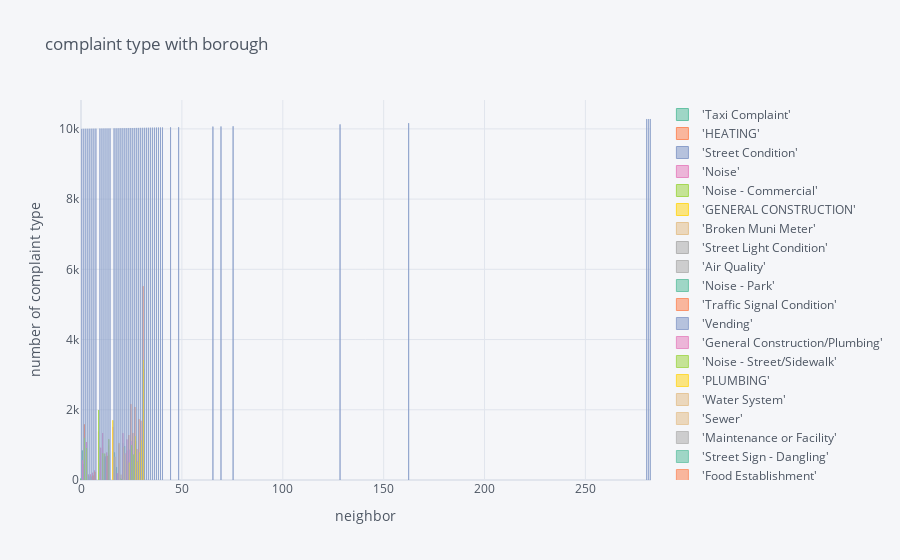

This figure's notebook cell:
### Code cell
print("2006 summary")
new_df = final_df(data_2006)
#new_df
new_df.iplot(kind='bar', xTitle='neighbor', yTitle='number of complaint type',    title='complaint type with borough', colorscale='set2')

### Figure 1 — Plotly figure (JSON) as saved in the notebook; plotly's stock layout.template omitted (floating-point values rounded to 4 significant figures)
{"data": [{"marker": {"color": "rgba(102, 194, 165, 0.6)", "line": {"color": "rgba(102, 194, 165, 1.0)", "width": 1}}, "name": "'Taxi Complaint'", "orientation": "v", "text": "", "type": "bar", "x": [0, 1, 2, 3, 4, 5, 6, 7, 9, 10, 11, 12, 13, 14, 16, 17, 18, 19, 20, 21, 22, 23, 24, 25, 26, 27, 28, 29, 30, 31, 32, 33, 34, 35, 36, 37, 38, 39, 40, 44, 48, 65, 69, 75, 128, 162, 280, 281, 282], "y": [" 41", " 840", "", "", "", "", " 88", "", "", " 476", "", "", "", "", " 823", " 784", " 366", " 971", " 46", " 1052", " 964", " 535", "", "", "", "", "", "", "", "", "", "", "", "", "", "", "", "", "", "", "", "", "", "", "", "", "", "", ""]}, {"marker": {"color": "rgba(252, 141, 98, 0.6)", "line": {"color": "rgba(252, 141, 98, 1.0)", "width": 1}}, "name": "'HEATING'", "orientation": "v", "text": "", "type": "bar", "x": [0, 1, 2, 3, 4, 5, 6, 7, 9, 10, 11, 12, 13, 14, 16, 17, 18, 19, 20, 21, 22, 23, 24, 25, 26, 27, 28, 29, 30, 31, 32, 33, 34, 35, 36, 37, 38, 39, 40, 44, 48, 65, 69, 75, 128, 162, 280, 281, 282], "y": ["", "", " 1583", " 1075", "", "", "", "", " 1380", " 677", " 928", "", " 538", " 982", "", "", "", "", "", "", "", " 842", " 1281", " 2162", " 1339", " 2080", " 880", " 1733", " 1687", " 5522", "", "", "", "", "", "", "", "", "", "", "", "", "", "", "", "", "", "", ""]}, {"marker": {"color": "rgba(141, 160, 203, 0.6)", "line": {"color": "rgba(141, 160, 203, 1.0)", "width": 1}}, "name": "'Street Condition'", "orientation": "v", "text": "", "type": "bar", "x": [0, 1, 2, 3, 4, 5, 6, 7, 9, 10, 11, 12, 13, 14, 16, 17, 18, 19, 20, 21, 22, 23, 24, 25, 26, 27, 28, 29, 30, 31, 32, 33, 34, 35, 36, 37, 38, 39, 40, 44, 48, 65, 69, 75, 128, 162, 280, 281, 282], "y": ["", "", "", "", " 150", " 105", "", " 234", "", "", "", "", "", "", "", " 320", " 179", "", "", "", "", "", "", "", "", "", "", "", "", "", "", "", "", "", "", "", "", "", "", "", "", "", "", "", "", "", "", "", ""]}, {"marker": {"color": "rgba(231, 138, 195, 0.6)", "line": {"color": "rgba(231, 138, 195, 1.0)", "width": 1}}, "name": "'Noise'", "orientation": "v", "text": "", "type": "bar", "x": [0, 1, 2, 3, 4, 5, 6, 7, 9, 10, 11, 12, 13, 14, 16, 17, 18, 19, 20, 21, 22, 23, 24, 25, 26, 27, 28, 29, 30, 31, 32, 33, 34, 35, 36, 37, 38, 39, 40, 44, 48, 65, 69, 75, 128, 162, 280, 281, 282], "y": ["", " 557", " 820", " 1071", " 144", " 157", " 206", " 269", " 956", " 918", " 1337", " 618", " 783", " 719", " 1510", "", "", " 1010", "", " 1335", " 761", " 1156", " 866", " 1109", "", "", " 533", "", "", "", "", "", "", "", "", "", "", "", "", "", "", "", "", "", "", "", "", "", ""]}, {"marker": {"color": "rgba(166, 216, 84, 0.6)", "line": {"color": "rgba(166, 216, 84, 1.0)", "width": 1}}, "name": "'Noise - Commercial'", "orientation": "v", "text": "", "type": "bar", "x": [0, 1, 2, 3, 4, 5, 6, 7, 9, 10, 11, 12, 13, 14, 16, 17, 18, 19, 20, 21, 22, 23, 24, 25, 26, 27, 28, 29, 30, 31, 32, 33, 34, 35, 36, 37, 38, 39, 40, 44, 48, 65, 69, 75, 128, 162, 280, 281, 282], "y": ["", "", " 1198", " 906", "", "", "", "", " 1993", "", " 759", " 751", "", " 1161", "", "", "", "", "", "", "", "", "", "", "", "", "", "", "", "", "", "", "", "", "", "", "", "", "", "", "", "", "", "", "", "", "", "", ""]}, {"marker": {"color": "rgba(255, 217, 47, 0.6)", "line": {"color": "rgba(255, 217, 47, 1.0)", "width": 1}}, "name": "'GENERAL CONSTRUCTION'", "orientation": "v", "text": "", "type": "bar", "x": [0, 1, 2, 3, 4, 5, 6, 7, 9, 10, 11, 12, 13, 14, 16, 17, 18, 19, 20, 21, 22, 23, 24, 25, 26, 27, 28, 29, 30, 31, 32, 33, 34, 35, 36, 37, 38, 39, 40, 44, 48, 65, 69, 75, 128, 162, 280, 281, 282], "y": ["", "", "", "", "", "", "", "", "", "", "", "", "", "", " 1700", "", "", "", "", "", "", "", " 495", "", " 704", " 1245", " 518", " 784", " 1129", " 3414", "", "", "", "", "", "", "", "", "", "", "", "", "", "", "", "", "", "", ""]}, {"marker": {"color": "rgba(229, 196, 148, 0.6)", "line": {"color": "rgba(229, 196, 148, 1.0)", "width": 1}}, "name": "'Broken Muni Meter'", "orientation": "v", "text": "", "type": "bar", "x": [0, 1, 2, 3, 4, 5, 6, 7, 9, 10, 11, 12, 13, 14, 16, 17, 18, 19, 20, 21, 22, 23, 24, 25, 26, 27, 28, 29, 30, 31, 32, 33, 34, 35, 36, 37, 38, 39, 40, 44, 48, 65, 69, 75, 128, 162, 280, 281, 282], "y": ["", "", "", "", "", "", "", "", "", "", "", "", "", "", "", " 661", "", " 1055", " 152", "", " 717", "", "", "", "", "", "", "", "", "", "", "", "", "", "", "", "", "", "", "", "", "", "", "", "", "", "", "", ""]}, {"marker": {"color": "rgba(179, 179, 179, 0.6)", "line": {"color": "rgba(179, 179, 179, 1.0)", "width": 1}}, "name": "'Street Light Condition'", "orientation": "v", "text": "", "type": "bar", "x": [0, 1, 2, 3, 4, 5, 6, 7, 9, 10, 11, 12, 13, 14, 16, 17, 18, 19, 20, 21, 22, 23, 24, 25, 26, 27, 28, 29, 30, 31, 32, 33, 34, 35, 36, 37, 38, 39, 40, 44, 48, 65, 69, 75, 128, 162, 280, 281, 282], "y": ["", "", "", "", " 100", " 99", "", "", "", "", "", "", "", "", "", "", "", "", "", "", "", "", "", "", "", "", "", "", "", "", "", "", "", "", "", "", "", "", "", "", "", "", "", "", "", "", "", "", ""]}, {"marker": {"color": "rgba(179, 179, 179, 0.6)", "line": {"color": "rgba(179, 179, 179, 0.8999999999999999)", "width": 1}}, "name": "'Air Quality'", "orientation": "v", "text": "", "type": "bar", "x": [0, 1, 2, 3, 4, 5, 6, 7, 9, 10, 11, 12, 13, 14, 16, 17, 18, 19, 20, 21, 22, 23, 24, 25, 26, 27, 28, 29, 30, 31, 32, 33, 34, 35, 36, 37, 38, 39, 40, 44, 48, 65, 69, 75, 128, 162, 280, 281, 282], "y": ["", "", "", "", "", "", "", "", "", "", "", "", "", "", "", "", "", "", "", "", "", "", "", "", "", "", "", "", "", "", "", "", "", "", "", "", "", "", "", "", "", "", "", "", "", "", "", "", ""]}, {"marker": {"color": "rgba(102, 194, 165, 0.6)", "line": {"color": "rgba(102, 194, 165, 0.8999999999999999)", "width": 1}}, "name": "'Noise - Park'", "orientation": "v", "text": "", "type": "bar", "x": [0, 1, 2, 3, 4, 5, 6, 7, 9, 10, 11, 12, 13, 14, 16, 17, 18, 19, 20, 21, 22, 23, 24, 25, 26, 27, 28, 29, 30, 31, 32, 33, 34, 35, 36, 37, 38, 39, 40, 44, 48, 65, 69, 75, 128, 162, 280, 281, 282], "y": [" 26", "", "", "", "", "", "", "", "", "", "", "", "", "", "", "", "", "", "", "", "", "", "", "", "", "", "", "", "", "", "", "", "", "", "", "", "", "", "", "", "", "", "", "", "", "", "", "", ""]}, {"marker": {"color": "rgba(252, 141, 98, 0.6)", "line": {"color": "rgba(252, 141, 98, 0.8999999999999999)", "width": 1}}, "name": "'Traffic Signal Condition'", "orientation": "v", "text": "", "type": "bar", "x": [0, 1, 2, 3, 4, 5, 6, 7, 9, 10, 11, 12, 13, 14, 16, 17, 18, 19, 20, 21, 22, 23, 24, 25, 26, 27, 28, 29, 30, 31, 32, 33, 34, 35, 36, 37, 38, 39, 40, 44, 48, 65, 69, 75, 128, 162, 280, 281, 282], "y": ["", "", "", "", "", "", " 128", " 225", "", "", "", "", " 686", "", "", "", "", "", "", "", "", "", "", "", "", "", "", "", "", "", "", "", "", "", "", "", "", "", "", "", "", "", "", "", "", "", "", "", ""]}, {"marker": {"color": "rgba(141, 160, 203, 0.6)", "line": {"color": "rgba(141, 160, 203, 0.8999999999999999)", "width": 1}}, "name": "'Vending'", "orientation": "v", "text": "", "type": "bar", "x": [0, 1, 2, 3, 4, 5, 6, 7, 9, 10, 11, 12, 13, 14, 16, 17, 18, 19, 20, 21, 22, 23, 24, 25, 26, 27, 28, 29, 30, 31, 32, 33, 34, 35, 36, 37, 38, 39, 40, 44, 48, 65, 69, 75, 128, 162, 280, 281, 282], "y": ["", "", "", "", "", "", "", "", "", "", "", " 671", "", "", "", "", "", "", "", "", "", "", "", "", "", "", "", "", "", "", "", "", "", "", "", "", "", "", "", "", "", "", "", "", "", "", "", "", ""]}, {"marker": {"color": "rgba(231, 138, 195, 0.6)", "line": {"color": "rgba(231, 138, 195, 0.8999999999999999)", "width": 1}}, "name": "'General Construction/Plumbing'", "orientation": "v", "text": "", "type": "bar", "x": [0, 1, 2, 3, 4, 5, 6, 7, 9, 10, 11, 12, 13, 14, 16, 17, 18, 19, 20, 21, 22, 23, 24, 25, 26, 27, 28, 29, 30, 31, 32, 33, 34, 35, 36, 37, 38, 39, 40, 44, 48, 65, 69, 75, 128, 162, 280, 281, 282], "y": ["", " 452", "", "", "", "", "", "", "", "", "", "", "", "", "", "", " 189", "", "", "", "", "", "", "", "", "", "", "", "", "", "", "", "", "", "", "", "", "", "", "", "", "", "", "", "", "", "", "", ""]}, {"marker": {"color": "rgba(166, 216, 84, 0.6)", "line": {"color": "rgba(166, 216, 84, 0.8999999999999999)", "width": 1}}, "name": "'Noise - Street/Sidewalk'", "orientation": "v", "text": "", "type": "bar", "x": [0, 1, 2, 3, 4, 5, 6, 7, 9, 10, 11, 12, 13, 14, 16, 17, 18, 19, 20, 21, 22, 23, 24, 25, 26, 27, 28, 29, 30, 31, 32, 33, 34, 35, 36, 37, 38, 39, 40, 44, 48, 65, 69, 75, 128, 162, 280, 281, 282], "y": [" 22", "", "", "", "", "", "", "", "", "", "", "", "", "", "", "", "", "", " 27", "", "", "", "", " 989", " 725", "", "", "", "", "", "", "", "", "", "", "", "", "", "", "", "", "", "", "", "", "", "", "", ""]}, {"marker": {"color": "rgba(255, 217, 47, 0.6)", "line": {"color": "rgba(255, 217, 47, 0.8999999999999999)", "width": 1}}, "name": "'PLUMBING'", "orientation": "v", "text": "", "type": "bar", "x": [0, 1, 2, 3, 4, 5, 6, 7, 9, 10, 11, 12, 13, 14, 16, 17, 18, 19, 20, 21, 22, 23, 24, 25, 26, 27, 28, 29, 30, 31, 32, 33, 34, 35, 36, 37, 38, 39, 40, 44, 48, 65, 69, 75, 128, 162, 280, 281, 282], "y": ["", "", "", "", "", "", "", "", "", "", "", "", "", "", "", "", "", "", "", "", "", "", "", "", "", " 1103", "", " 741", " 989", " 3168", "", "", "", "", "", "", "", "", "", "", "", "", "", "", "", "", "", "", ""]}, {"marker": {"color": "rgba(229, 196, 148, 0.6)", "line": {"color": "rgba(229, 196, 148, 0.8999999999999999)", "width": 1}}, "name": "'Water System'", "orientation": "v", "text": "", "type": "bar", "x": [0, 1, 2, 3, 4, 5, 6, 7, 9, 10, 11, 12, 13, 14, 16, 17, 18, 19, 20, 21, 22, 23, 24, 25, 26, 27, 28, 29, 30, 31, 32, 33, 34, 35, 36, 37, 38, 39, 40, 44, 48, 65, 69, 75, 128, 162, 280, 281, 282], "y": ["", "", "", "", "", "", "", "", "", "", "", "", "", "", "", "", "", "", "", "", "", "", "", "", "", "", "", "", "", "", "", "", "", "", "", "", "", "", "", "", "", "", "", "", "", "", "", "", ""]}, {"marker": {"color": "rgba(229, 196, 148, 0.6)", "line": {"color": "rgba(229, 196, 148, 0.7999999999999998)", "width": 1}}, "name": "'Sewer'", "orientation": "v", "text": "", "type": "bar", "x": [0, 1, 2, 3, 4, 5, 6, 7, 9, 10, 11, 12, 13, 14, 16, 17, 18, 19, 20, 21, 22, 23, 24, 25, 26, 27, 28, 29, 30, 31, 32, 33, 34, 35, 36, 37, 38, 39, 40, 44, 48, 65, 69, 75, 128, 162, 280, 281, 282], "y": ["", "", "", "", "", "", "", "", "", "", "", "", "", "", "", "", "", "", "", " 934", "", "", "", "", "", "", "", "", "", "", "", "", "", "", "", "", "", "", "", "", "", "", "", "", "", "", "", "", ""]}, {"marker": {"color": "rgba(179, 179, 179, 0.6)", "line": {"color": "rgba(179, 179, 179, 0.7999999999999998)", "width": 1}}, "name": "'Maintenance or Facility'", "orientation": "v", "text": "", "type": "bar", "x": [0, 1, 2, 3, 4, 5, 6, 7, 9, 10, 11, 12, 13, 14, 16, 17, 18, 19, 20, 21, 22, 23, 24, 25, 26, 27, 28, 29, 30, 31, 32, 33, 34, 35, 36, 37, 38, 39, 40, 44, 48, 65, 69, 75, 128, 162, 280, 281, 282], "y": ["", "", "", "", "", "", "", "", "", "", "", "", "", "", "", "", "", "", "", "", "", "", "", "", "", "", "", "", "", "", "", "", "", "", "", "", "", "", "", "", "", "", "", "", "", "", "", "", ""]}, {"marker": {"color": "rgba(102, 194, 165, 0.6)", "line": {"color": "rgba(102, 194, 165, 0.7999999999999998)", "width": 1}}, "name": "'Street Sign - Dangling'", "orientation": "v", "text": "", "type": "bar", "x": [0, 1, 2, 3, 4, 5, 6, 7, 9, 10, 11, 12, 13, 14, 16, 17, 18, 19, 20, 21, 22, 23, 24, 25, 26, 27, 28, 29, 30, 31, 32, 33, 34, 35, 36, 37, 38, 39, 40, 44, 48, 65, 69, 75, 128, 162, 280, 281, 282], "y": ["", "", "", "", "", "", "", "", "", "", "", "", "", "", "", "", "", "", "", "", "", "", "", "", "", "", "", "", "", "", "", "", "", "", "", "", "", "", "", "", "", "", "", "", "", "", "", "", ""]}, {"marker": {"color": "rgba(252, 141, 98, 0.6)", "line": {"color": "rgba(252, 141, 98, 0.7999999999999998)", "width": 1}}, "name": "'Food Establishment'", "orientation": "v", "text": "", "type": "bar", "x": [0, 1, 2, 3, 4, 5, 6, 7, 9, 10, 11, 12, 13, 14, 16, 17, 18, 19, 20, 21, 22, 23, 24, 25, 26, 27, 28, 29, 30, 31, 32, 33, 34, 35, 36, 37, 38, 39, 40, 44, 48, 65, 69, 75, 128, 162, 280, 281, 282], "y": ["", "", "", "", "", "", "", "", "", "", "", "", "", "", "", "", "", "", "", "", "", "", "", "", "", "", "", "", "", "", "", "", "", "", "", "", "", "", "", "", "", "", "", "", "", "", "", "", ""]}, {"marker": {"color": "rgba(141, 160, 203, 0.6)", "line": {"color": "rgba(141, 160, 203, 0.7999999999999998)", "width": 1}}, "name": "neighbor", "orientation": "v", "text": "", "type": "bar", "x": [0, 1, 2, 3, 4, 5, 6, 7, 9, 10, 11, 12, 13, 14, 16, 17, 18, 19, 20, 21, 22, 23, 24, 25, 26, 27, 28, 29, 30, 31, 32, 33, 34, 35, 36, 37, 38, 39, 40, 44, 48, 65, 69, 75, 128, 162, 280, 281, 282], "y": [10000, 10001, 10002, 10003, 10004, 10005, 10006, 10007, 10009, 10010, 10011, 10012, 10013, 10014, 10016, 10017, 10018, 10019, 10020, 10021, 10022, 10023, 10024, 10025, 10026, 10027, 10028, 10029, 10030, 10031, 10032, 10033, 10034, 10035, 10036, 10037, 10038, 10039, 10040, 10044, 10048, 10065, 10069, 10075, 10128, 10162, 10280, 10281, 10282]}], "layout": {"legend": {"bgcolor": "#F5F6F9", "font": {"color": "#4D5663"}}, "paper_bgcolor": "#F5F6F9", "plot_bgcolor": "#F5F6F9", "title": {"font": {"color": "#4D5663"}, "text": "complaint type with borough"}, "xaxis": {"gridcolor": "#E1E5ED", "showgrid": true, "tickfont": {"color": "#4D5663"}, "title": {"font": {"color": "#4D5663"}, "text": "neighbor"}, "zerolinecolor": "#E1E5ED"}, "yaxis": {"gridcolor": "#E1E5ED", "showgrid": true, "tickfont": {"color": "#4D5663"}, "title": {"font": {"color": "#4D5663"}, "text": "number of complaint type"}, "zerolinecolor": "#E1E5ED"}}}
